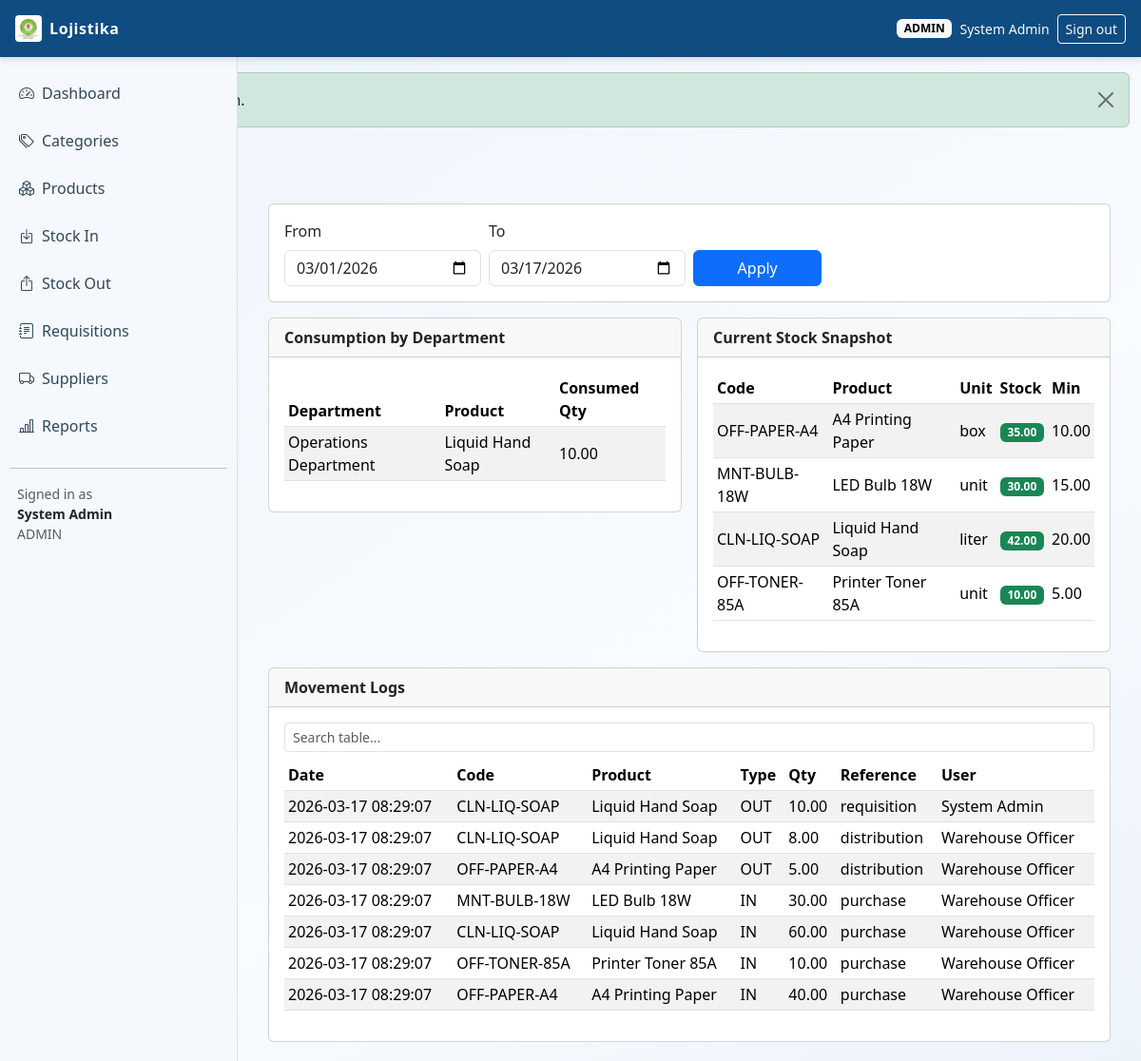
/index.php?page=reports (signed in), run on the app's committed database.
### tables this page shows
CREATE TABLE stock_movements (
    id INT UNSIGNED AUTO_INCREMENT PRIMARY KEY,
    product_id INT UNSIGNED NOT NULL,
    movement_type ENUM('in', 'out') NOT NULL,
    quantity DECIMAL(12,2) NOT NULL,
    unit_cost DECIMAL(12,2) NOT NULL DEFAULT 0,
    reference_type ENUM('purchase', 'donation', 'adjustment', 'requisition', 'distribution', 'return') NOT NULL DEFAULT 'adjustment',
    reference_id INT UNSIGNED NULL,
    remarks VARCHAR(255) NULL,
    performed_by INT UNSIGNED NULL,
    created_at TIMESTAMP NOT NULL DEFAULT CURRENT_TIMESTAMP,
    CONSTRAINT chk_stock_movements_quantity CHECK (quantity > 0),
    CONSTRAINT fk_stock_movements_product FOREIGN KEY (product_id) REFERENCES products(id) ON DELETE RESTRICT,
    CONSTRAINT fk_stock_movements_user FOREIGN KEY (performed_by) REFERENCES users(id) ON DELETE SET NULL,
    INDEX idx_stock_movements_product_date (product_id, created_at),
    INDEX idx_stock_movements_reference (reference_type, reference_id)
);

CREATE TABLE products (
    id INT UNSIGNED AUTO_INCREMENT PRIMARY KEY,
    category_id INT UNSIGNED NOT NULL,
    supplier_id INT UNSIGNED NULL,
    code VARCHAR(50) NOT NULL,
    name VARCHAR(150) NOT NULL,
    unit ENUM('unit', 'liter', 'box', 'kg', 'pack') NOT NULL DEFAULT 'unit',
    min_stock DECIMAL(12,2) NOT NULL DEFAULT 0,
    is_active TINYINT(1) NOT NULL DEFAULT 1,
    created_by INT UNSIGNED NULL,
    updated_by INT UNSIGNED NULL,
    created_at TIMESTAMP NOT NULL DEFAULT CURRENT_TIMESTAMP,
    updated_at TIMESTAMP NOT NULL DEFAULT CURRENT_TIMESTAMP ON UPDATE CURRENT_TIMESTAMP,
    CONSTRAINT uq_products_code UNIQUE (code),
    CONSTRAINT fk_products_category FOREIGN KEY (category_id) REFERENCES categories(id) ON DELETE RESTRICT,
    CONSTRAINT fk_products_supplier FOREIGN KEY (supplier_id) REFERENCES suppliers(id) ON DELETE SET NULL,
    CONSTRAINT fk_products_created_by FOREIGN KEY (created_by) REFERENCES users(id) ON DELETE SET NULL,
    CONSTRAINT fk_products_updated_by FOREIGN KEY (updated_by) REFERENCES users(id) ON DELETE SET NULL
);

CREATE TABLE users (
    id INT UNSIGNED AUTO_INCREMENT PRIMARY KEY,
    full_name VARCHAR(120) NOT NULL,
    email VARCHAR(120) NOT NULL UNIQUE,
    password_hash VARCHAR(255) NOT NULL,
    role ENUM('admin', 'warehouse', 'requester') NOT NULL,
    departments VARCHAR(180) NOT NULL DEFAULT 'Departamento de Administracao e Financas',
    is_active TINYINT(1) NOT NULL DEFAULT 1,
    created_at TIMESTAMP NOT NULL DEFAULT CURRENT_TIMESTAMP,
    updated_at TIMESTAMP NOT NULL DEFAULT CURRENT_TIMESTAMP ON UPDATE CURRENT_TIMESTAMP
);

### config/helpers.php (called while the page is built, shortened)
<?php
require_once __DIR__ . '/db_connect.php';
function db(): mysqli
{
    return db_connect();
}
function h(?string $value): string
{
    return htmlspecialchars((string) $value, ENT_QUOTES, 'UTF-8');
}

### config/db_connect.php (called while the page is built, shortened)
<?php
function env_value(array $keys, string $default = ''): string
{
    return $default;
}
function file_db_config(): array
{
    $filePath = __DIR__ . DIRECTORY_SEPARATOR . 'db_credentials.php';
    if (!is_file($filePath)) {
        return [];
    }
    $config = require $filePath;
    return is_array($config) ? $config : [];
}
function db_config(): array
{
    $fileConfig = file_db_config();
    return [
        'host' => env_value(['DB_HOST', 'MYSQL_HOST', 'DATABASE_HOST'], (string) ($fileConfig['host'] ?? '127.0.0.1')),
        'port' => (int) env_value(['DB_PORT', 'MYSQL_PORT', 'DATABASE_PORT'], (string) ($fileConfig['port'] ?? '3306')),
        'user' => env_value(['DB_USER', 'MYSQL_USER', 'DATABASE_USER'], (string) ($fileConfig['user'] ?? 'root')),
        'pass' => env_value(['DB_PASS', 'MYSQL_PASSWORD', 'DATABASE_PASSWORD'], (string) ($fileConfig['pass'] ?? '')),
        'name' => env_value(['DB_NAME', 'MYSQL_DATABASE', 'DATABASE_NAME'], (string) ($fileConfig['name'] ?? 'logistics_lms')),
    ];
}
function db_connect(): mysqli
{
    static $conn = null;
    if ($conn instanceof mysqli) {
        return $conn;
    }
    $cfg = db_config();
    try {
        $conn = new mysqli($cfg['host'], $cfg['user'], $cfg['pass'], $cfg['name'], $cfg['port']);
    } catch (mysqli_sql_exception $e) {
        http_response_code(500);
        if (stripos($e->getMessage(), 'Unknown database') !== false) {
            $sqlFile = dirname(__DIR__) . DIRECTORY_SEPARATOR . 'database.sql';
            $message = 'Database "' . $cfg['name'] . '" does not exist. Import the project SQL file first.';
            if (is_file($sqlFile)) {
                $message .= ' Expected file: ' . $sqlFile;
            }
            exit($message);
        }
        if (stripos($e->getMessage(), 'Access denied for user') !== false) {
            $configFile = __DIR__ . DIRECTORY_SEPARATOR . 'db_credentials.php';
            $message = 'Database login failed for user "' . $cfg['user'] . '" at host "' . $cfg['host'] . '".';
            $message .= ' Set hosting credentials via environment variables or create: ' . $configFile;
            exit($message);
        }
        exit('Database connection failed: ' . $e->getMessage());
    }
    $conn->set_charset('utf8mb4');
    return $conn;
}

### modules/reports/index.php (the view, shortened to what this page needs)
<?php
$from = $_GET['from'] ?? date('Y-m-01');
$to = $_GET['to'] ?? date('Y-m-d');
$consumptionSql = "SELECT r.department, p.name AS product_name,
                   SUM(ri.quantity_approved) AS total_consumed
                   FROM requisitions r
                   INNER JOIN requisition_items ri ON ri.requisition_id = r.id
                   INNER JOIN products p ON p.id = ri.product_id
                   WHERE r.status IN ('approved', 'delivered')
                     AND DATE(r.created_at) BETWEEN ? AND ?
                   GROUP BY r.department, p.name
                   ORDER BY r.department, total_consumed DESC";
$stmt = db()->prepare($consumptionSql);
$stmt->bind_param('ss', $from, $to);
$stmt->execute();
$consumption = $stmt->get_result();
$historySql = "SELECT sm.created_at, p.code, p.name, sm.movement_type, sm.quantity, sm.reference_type, u.full_name
               FROM stock_movements sm
               INNER JOIN products p ON p.id = sm.product_id
               LEFT JOIN users u ON u.id = sm.performed_by
               WHERE DATE(sm.created_at) BETWEEN ? AND ?
               ORDER BY sm.id DESC
               LIMIT 200";
$stmt = db()->prepare($historySql);
$stmt->bind_param('ss', $from, $to);
$stmt->execute();
$history = $stmt->get_result();
$stockSql = "SELECT p.code, p.name, p.unit, p.min_stock,
            COALESCE(SUM(CASE WHEN sm.movement_type = 'in' THEN sm.quantity ELSE -sm.quantity END), 0) AS current_stock
            FROM products p
            LEFT JOIN stock_movements sm ON sm.product_id = p.id
            GROUP BY p.id, p.code, p.name, p.unit, p.min_stock
            ORDER BY p.name ASC";
$stockSnapshot = db()->query($stockSql);
?>
<div class="container-fluid">
    <div class="card mb-3">
        <div class="card-body">
            <form class="row g-2" method="get">
                <div class="col-md-3">
                    <label class="form-label">From</label>
                    <input type="date" class="form-control" name="from" value="<?= h($from) ?>">
                </div>
                <div class="col-md-3">
                    <label class="form-label">To</label>
                    <input type="date" class="form-control" name="to" value="<?= h($to) ?>">
                </div>
                <div class="col-md-2 d-flex align-items-end">
                    <button class="btn btn-primary w-100" type="submit">Apply</button>
                </div>
            </form>
        </div>
    </div>
    <div class="row g-3">
        <div class="col-lg-6">
            <div class="card">
                <div class="card-header fw-semibold">Consumption by Department</div>
                <div class="card-body table-responsive">
                    <table class="table table-sm table-striped align-middle">
                        <thead>
                            <tr>
                                <th>Department</th>
                                <th>Product</th>
                                <th>Consumed Qty</th>
                            </tr>
                        </thead>
                        <tbody>
                            <?php if ($consumption->num_rows === 0): ?>
                            <tr>
                                <td colspan="3" class="text-center text-muted">No consumption data in selected range.
                                </td>
                            </tr>
                            <?php else: ?>
                            <?php while ($row = $consumption->fetch_assoc()): ?>
                            <tr>
                                <td><?= h($row['department']) ?></td>
                                <td><?= h($row['product_name']) ?></td>
                                <td><?= h((string) $row['total_consumed']) ?></td>
                            </tr>
                            <?php endwhile; ?>
                            <?php endif; ?>
                        </tbody>
                    </table>
                </div>
            </div>
        </div>
        <div class="col-lg-6">
            <div class="card">
                <div class="card-header fw-semibold">Current Stock Snapshot</div>
                <div class="card-body table-responsive">
                    <table class="table table-sm table-striped align-middle">
                        <thead>
                            <tr>
                                <th>Code</th>
                                <th>Product</th>
                                <th>Unit</th>
                                <th>Stock</th>
                                <th>Min</th>
                            </tr>
                        </thead>
                        <tbody>
                            <?php while ($row = $stockSnapshot->fetch_assoc()): ?>
                            <tr>
                                <td><?= h($row['code']) ?></td>
                                <td><?= h($row['name']) ?></td>
                                <td><?= h($row['unit']) ?></td>
                                <td>
                                    <span
                                        class="badge <?= (float) $row['current_stock'] <= (float) $row['min_stock'] ? 'text-bg-danger' : 'text-bg-success' ?>">
                                        <?= h((string) $row['current_stock']) ?>
                                    </span>
                                </td>
                                <td><?= h((string) $row['min_stock']) ?></td>
                            </tr>
                            <?php endwhile; ?>
                        </tbody>
                    </table>
                </div>
            </div>
        </div>
        <div class="col-12">
            <div class="card">
                <div class="card-header fw-semibold">Movement Logs</div>
                <div class="card-body table-responsive">
                    <input type="text" class="form-control form-control-sm mb-2" placeholder="Search table..."
                        data-table-search="movementTable">
                    <table id="movementTable" class="table table-sm table-striped align-middle">
                        <thead>
                            <tr>
                                <th>Date</th>
                                <th>Code</th>
                                <th>Product</th>
                                <th>Type</th>
                                <th>Qty</th>
                                <th>Reference</th>
                                <th>User</th>
                            </tr>
                        </thead>
                        <tbody>
                            <?php while ($row = $history->fetch_assoc()): ?>
                            <tr>
                                <td><?= h($row['created_at']) ?></td>
                                <td><?= h($row['code']) ?></td>
                                <td><?= h($row['name']) ?></td>
                                <td><?= strtoupper(h($row['movement_type'])) ?></td>
                                <td><?= h((string) $row['quantity']) ?></td>
                                <td><?= h($row['reference_type']) ?></td>
                                <td><?= h($row['full_name']) ?></td>
                            </tr>
                            <?php endwhile; ?>
                        </tbody>
                    </table>
                </div>
            </div>
        </div>
    </div>
</div>

### assets/css/style.css (style rules this page uses)
:root { --lms-header: #0f4c81; --lms-sidebar: #f5f8fc; --lms-accent: #1f6fb2; --lms-text: #1c2733; --lms-border: #d7e2ef; }
body { font-family: "Segoe UI", Tahoma, Geneva, Verdana, sans-serif; background: linear-gradient(145deg, #eef4fb 0%, #f8fbff 60%, #edf3fa 100%); color: var(--lms-text); }
.table thead { background: #edf4fb; }

### data on the page
stock_movements: created_at "2026-03-17 08:29:07", product.code "CLN-LIQ-SOAP", product.name "Liquid Hand Soap", movement_type "OUT", quantity "10.00", reference_type "requisition", performed_by.full_name "System Admin"
stock_movements: created_at "2026-03-17 08:29:07", product.code "CLN-LIQ-SOAP", product.name "Liquid Hand Soap", movement_type "OUT", quantity "8.00", reference_type "distribution", performed_by.full_name "Warehouse Officer"
stock_movements: created_at "2026-03-17 08:29:07", product.code "OFF-PAPER-A4", product.name "A4 Printing Paper", movement_type "OUT", quantity "5.00", reference_type "distribution", performed_by.full_name "Warehouse Officer"
stock_movements: created_at "2026-03-17 08:29:07", product.code "MNT-BULB-18W", product.name "LED Bulb 18W", movement_type "IN", quantity "30.00", reference_type "purchase", performed_by.full_name "Warehouse Officer"
stock_movements: created_at "2026-03-17 08:29:07", product.code "CLN-LIQ-SOAP", product.name "Liquid Hand Soap", movement_type "IN", quantity "60.00", reference_type "purchase", performed_by.full_name "Warehouse Officer"
stock_movements: created_at "2026-03-17 08:29:07", product.code "OFF-TONER-85A", product.name "Printer Toner 85A", movement_type "IN", quantity "10.00", reference_type "purchase", performed_by.full_name "Warehouse Officer"
stock_movements: created_at "2026-03-17 08:29:07", product.code "OFF-PAPER-A4", product.name "A4 Printing Paper", movement_type "IN", quantity "40.00", reference_type "purchase", performed_by.full_name "Warehouse Officer"

### other printed values
$user['role'] "ADMIN"
$user['full_name'] "System Admin"
$row['department'] "Operations Department"
$row['product_name'] "Liquid Hand Soap"
$row['total_consumed'] "10.00"
$row['code'] "OFF-PAPER-A4"
$row['name'] "A4 Printing Paper"
$row['unit'] "box"
$row['current_stock'] "35.00"
$row['min_stock'] "10.00"
$row['code'] "MNT-BULB-18W"
$row['name'] "LED Bulb 18W"
$row['unit'] "unit"
$row['current_stock'] "30.00"
$row['min_stock'] "15.00"
